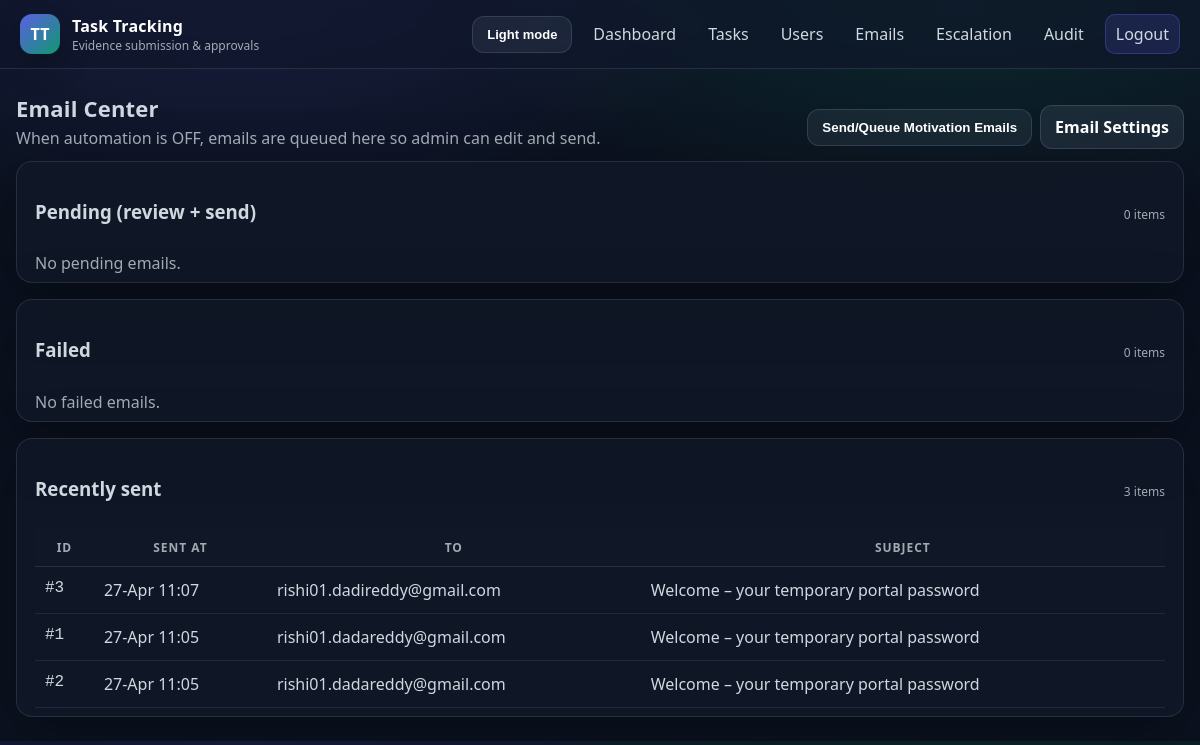
Screenshot of /admin/email-center (signed in) with the database file from the repository.
### app.py (models this page shows)
class OutboxEmail(db.Model):
    id = db.Column(db.Integer, primary_key=True)
    event_type = db.Column(db.String(80), nullable=False)
    to_email = db.Column(db.String(120), nullable=False)
    cc_emails = db.Column(db.String(500), default="")
    subject = db.Column(db.String(250), nullable=False)
    body = db.Column(db.Text, nullable=False)
    status = db.Column(db.String(20), nullable=False, default="Pending")  # Pending/Sent/Failed
    last_error = db.Column(db.String(500))
    created_at = db.Column(db.DateTime, default=datetime.utcnow, nullable=False)
    sent_at = db.Column(db.DateTime)
    task_id = db.Column(db.Integer, db.ForeignKey("task.id"))
    submission_id = db.Column(db.Integer, db.ForeignKey("submission.id"))
    task = db.relationship("Task")
    submission = db.relationship("Submission")

### app.py (the view)
    @app.route("/admin/email-center")
    def email_center():
        require_admin()
        pending = OutboxEmail.query.filter_by(status="Pending").order_by(OutboxEmail.created_at.desc()).limit(200).all()
        sent = OutboxEmail.query.filter_by(status="Sent").order_by(OutboxEmail.sent_at.desc()).limit(50).all()
        failed = OutboxEmail.query.filter_by(status="Failed").order_by(OutboxEmail.created_at.desc()).limit(50).all()
        return render_template("email_center.html", pending=pending, sent=sent, failed=failed)

### app.py (called while the page is built)
def current_user():
    uid = session.get("user_id")
    if not uid:
        return None
    return User.query.get(uid)

def is_admin():
    user = current_user()
    return bool(user and user.role == "admin")

def require_admin():
    if not current_user():
        raise PermissionError("Not logged in")
    if not is_admin():
        raise PermissionError("Admin access required")

### templates/email_center.html (shortened to what this page needs)
{% extends "base.html" %}
{% block content %}
<section class="page-head">
  <div>
    <h2>Email Center</h2>
    <p class="muted">When automation is OFF, emails are queued here so admin can edit and send.</p>
  </div>
  <div class="inline">
    <form method="post" action="{{ url_for('send_motivation_batch') }}" class="inline">
      <button type="submit" class="btn ghost">Send/Queue Motivation Emails</button>
    </form>
    <a class="btn secondary" href="{{ url_for('email_settings') }}">Email Settings</a>
  </div>
</section>
<section class="card modern">
  <div class="card-head">
    <h3>Pending (review + send)</h3>
    <div class="hint">{{ pending|length }} items</div>
  </div>
  {% if pending|length == 0 %}
    <div class="muted">No pending emails.</div>
  {% endif %}
</section>
<section class="card modern">
  <div class="card-head">
    <h3>Failed</h3>
    <div class="hint">{{ failed|length }} items</div>
  </div>
  {% if failed|length == 0 %}
    <div class="muted">No failed emails.</div>
  {% endif %}
</section>
<section class="card modern">
  <div class="card-head">
    <h3>Recently sent</h3>
    <div class="hint">{{ sent|length }} items</div>
  </div>
  {% if sent|length == 0 %}
    <div class="muted">No sent emails yet.</div>
  {% else %}
    <table class="table modern">
      <thead>
        <tr>
          <th>ID</th>
          <th>Sent at</th>
          <th>To</th>
          <th>Subject</th>
        </tr>
      </thead>
      <tbody>
        {% for e in sent %}
        <tr>
          <td class="mono">#{{ e.id }}</td>
          <td>{{ e.sent_at|datefmt('%d-%b %H:%M') }}</td>
          <td>{{ e.to_email }}</td>
          <td>{{ e.subject }}</td>
        </tr>
        {% endfor %}
      </tbody>
    </table>
  {% endif %}
</section>
{% endblock %}

### static/styles.css (style rules this page uses)
* { box-sizing: border-box; }
:root { --bg: #0b1220; --panel: rgba(17, 24, 39, 0.72); --panel2: rgba(17, 24, 39, 0.55); --stroke: rgba(148, 163, 184, 0.18); --stroke2: rgba(148, 163, 184, 0.22); --text: rgba(226, 232, 240, 0.92); --muted: rgba(226, 232, 240, 0.70); --brand1: rgba(99, 102, 241, 0.92); --brand2: rgba(16, 185, 129, 0.80); --topbar-bg: rgba(15, 23, 42, 0.6); --topbar-text: #fff; --input-bg: rgba(2, 6, 23, 0.55); --input-placeholder: rgba(226, 232, 240, 0.45); --row-hover: rgba(148, 163, 184, 0.08); --hover-bg: rgba(148, 163, 184, 0.10); --interactive-ring: rgba(99, 102, 241, 0.16); --chip-bg: rgba(2, 6, 23, 0.40); }
body { font-family: ui-sans-serif, system-ui, -apple-system, Segoe UI, Roboto, Arial, sans-serif; margin: 0; color: var(--text); background: radial-gradient(900px 500px at 20% -10%, rgba(99, 102, 241, 0.18), transparent 60%), radial-gradient(900px 500px at 80% -10%, rgba(16, 185, 129, 0.16), transparent 60%), var(--bg); }
.card { background: var(--panel); border: 1px solid var(--stroke); border-radius: 16px; padding: 18px; margin-bottom: 16px; box-shadow: 0 16px 60px rgba(0, 0, 0, 0.35); }
.card.modern { padding: 18px 18px 8px; }
.card-head { display: flex; justify-content: space-between; align-items: baseline; gap: 12px; margin-bottom: 10px; }
.hint { color: var(--muted); font-size: 12px; }
.page-head { display: flex; align-items: end; justify-content: space-between; margin-bottom: 12px; }
.page-head h2 { margin: 0; font-size: 22px; letter-spacing: 0.2px; }
.page-head p { margin: 4px 0 0; }
input, select, button { padding: 10px 12px; border: 1px solid var(--stroke2); border-radius: 12px; background: var(--input-bg); color: var(--text); outline: none; }
button, .btn, a.nav-link, a.link, input, select, textarea, input[type="checkbox"], input[type="file"] { transition: box-shadow 140ms ease, border-color 140ms ease, transform 140ms ease, background-color 140ms ease; }
.btn { display: inline-flex; align-items: center; justify-content: center; gap: 8px; padding: 10px 14px; border-radius: 12px; border: 1px solid rgba(99, 102, 241, 0.35); background: linear-gradient(135deg, var(--brand1), var(--brand2)); color: #fff; text-decoration: none; font-weight: 800; }
.btn.secondary { background: rgba(148, 163, 184, 0.12); border-color: rgba(148, 163, 184, 0.22); }
.btn.ghost { background: rgba(148, 163, 184, 0.10); border-color: rgba(148, 163, 184, 0.20); }
.table { width: 100%; border-collapse: separate; border-spacing: 0; }
.table.modern thead th { font-size: 12px; color: var(--muted); text-transform: uppercase; letter-spacing: 0.08em; padding: 10px 10px; border-bottom: 1px solid rgba(148, 163, 184, 0.18); background: var(--panel2); }
.table.modern tbody td { padding: 12px 10px; border-bottom: 1px solid rgba(148, 163, 184, 0.14); vertical-align: top; }
.inline { display: inline-flex; gap: 8px; align-items: center; }
.mono { font-family: ui-monospace, SFMono-Regular, Menlo, Monaco, Consolas, "Liberation Mono", "Courier New", monospace; }
.muted { color: var(--muted); }

### rows the page displays
OutboxEmail: id "3", sent_at "27-Apr 11:07", to_email "rishi01.dadireddy@gmail.com", subject "Welcome – your temporary portal password"
OutboxEmail: id "1", sent_at "27-Apr 11:05", to_email "rishi01.dadareddy@gmail.com", subject "Welcome – your temporary portal password"
OutboxEmail: id "2", sent_at "27-Apr 11:05", to_email "rishi01.dadareddy@gmail.com", subject "Welcome – your temporary portal password"

### other values shown
{{ pending|length }} "0"
{{ failed|length }} "0"
{{ sent|length }} "3"
